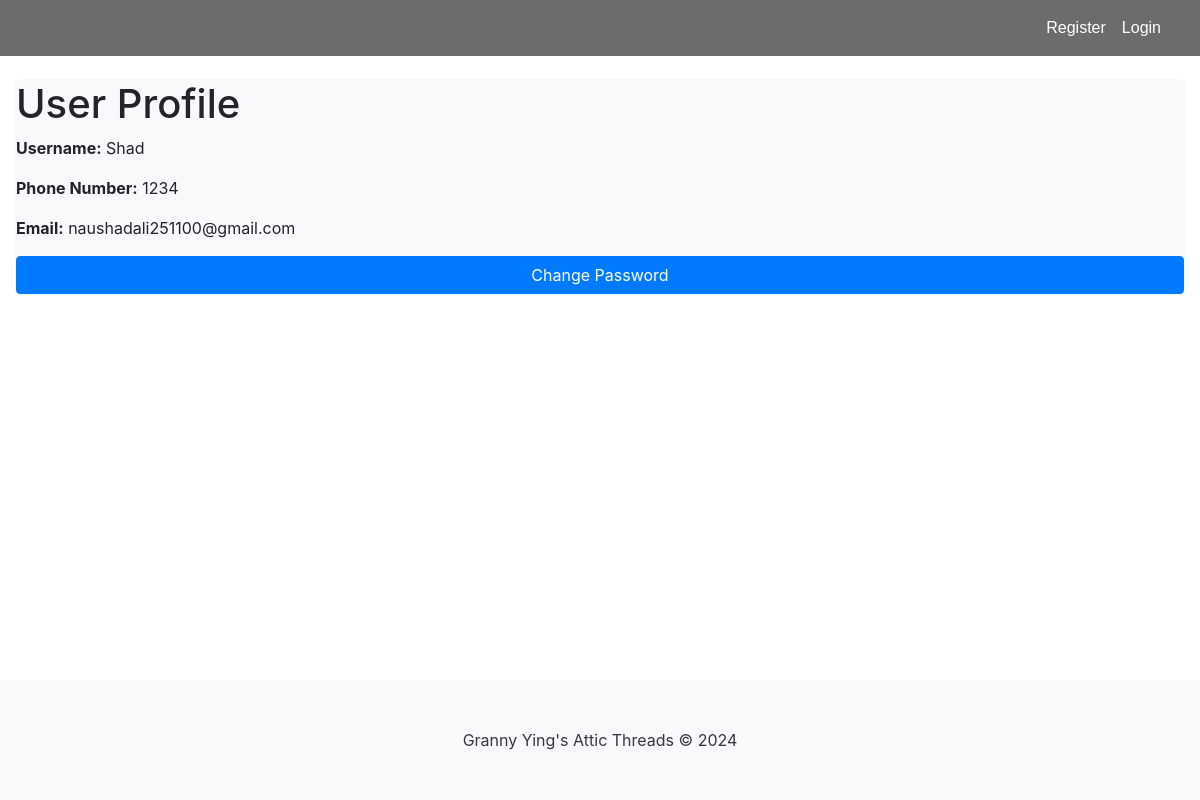
/view_profile (signed in), run on the app's committed database.
### tables this page shows
CREATE TABLE "Users" (
	"user_id"	INTEGER NOT NULL,
	"name"	VARCHAR(45) NOT NULL,
	"password"	VARCHAR(45) NOT NULL,
	"phoneNum"	VARCHAR(45) NOT NULL,
	"email"	VARCHAR(45) NOT NULL UNIQUE,
	"role"	VARCHAR(10) NOT NULL,
	"created_at"	DATETIME,
	"login_attempts"	INTEGER,
	"is_verified"	INTEGER NOT NULL DEFAULT 0,
	PRIMARY KEY("user_id" AUTOINCREMENT)
);

### app.py (the view)
@app.route("/view_profile")
def view_profile():
    if "user_id" not in session:
        return redirect(url_for("login"))
    user_id = session["user_id"]
    conn = sqlite3.connect("database.db")
    cursor = conn.cursor()
    cursor.execute("SELECT * FROM users WHERE user_id = ?", (user_id,))
    user = cursor.fetchone()
    conn.close()
    if user:
        user_info = {
            "name": user[1],
            "email": user[4],
            "phoneNum": user[3],
        }
        return render_template("view_profile.html", user=user_info)
    else:
        flash("User not found", "danger")
        return redirect(url_for("login"))

### app.py (called while the page is built)
@app.before_request
def make_session_permanent():
    session.permanent = True
    app.permanent_session_lifetime = timedelta(minutes=15)
    session.modified = True

### templates/view_profile.html (shortened to what this page needs)
<html lang="en">
    {% include "header.html" %}
    <body>
        {% include "navbar.html" %}
        <main class="container-fluid">
            <div class="d-flex h-75 flex-column min-vh-100" style = "padding-top: 2%; padding-bottom: 2%;">
                <div class="card align-self-left bg-light border-light">
                    <h1>User Profile</h1>
                    <p><strong>Username:</strong> {{ user.name }}</p>
                    <p><strong>Phone Number:</strong> {{ user.phoneNum }}</p>
                    <p><strong>Email:</strong> {{ user.email }}</p>
                    <button type="button" class="btn btn-primary" data-toggle="modal" data-target="#changePasswordModal">
                        Change Password
                    </button>
                    </div>
                </div>
        </main>
        {% include "footer.html" %}
    </body>
</html>

### static/css/site.css (style rules this page uses)
html, body { height: 100%; margin: 0; padding: 0; }
body { display: flex; flex-direction: column; }

### data on the page
Users: name "Shad", phoneNum "1234", email "naushadali251100@gmail.com"
